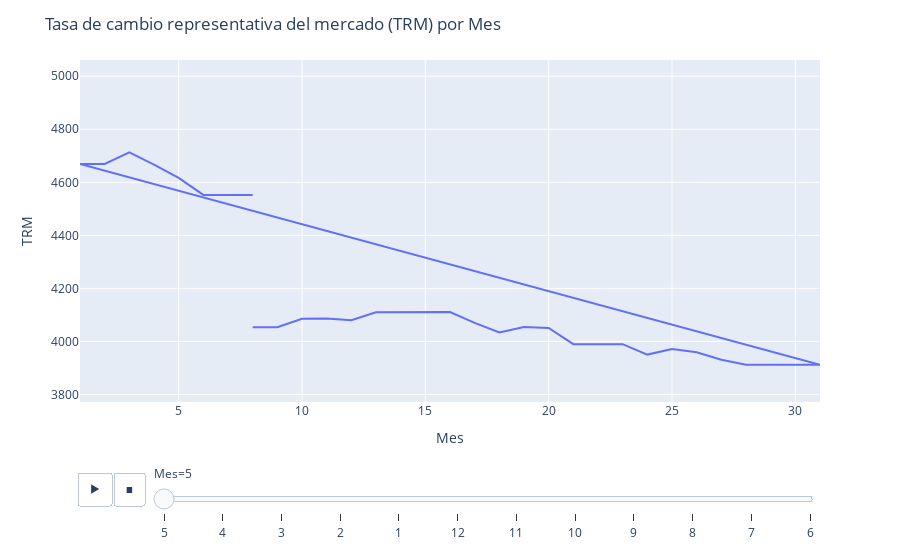

Source (notebook cell):
### Markdown cell above
### 2.4. Animación de los datos

**Prompt ChatGPT**: Con los datos de fecha en la columna 'Fecha (dd/mm/aaaa)' crea tres nuevas columnas, primero, una columna llamada 'Día', con el día del mes; segundo, una columna llamada 'Mes', con el mes del año y tercero, una columna llamada 'Año', con el año. A continuación, crea una animación con Plotly para la columna 'Mes', tomando la columna 'Día' como eje x, la columna 'Tasa de cambio representativa del mercado (TRM)' como eje y. En la animación solo muestra puntos sin interpolar.

### Code cell
import pandas as pd
import plotly.express as px

# Ruta del archivo Excel
archivo_excel = '../data/1.1.16.TCM_Serie historica_ultimos_doce meses.xlsx'

# Lee el archivo Excel y omite las primeras siete filas y las cuatro últimas
df = pd.read_excel(archivo_excel, skiprows=7, skipfooter=4)

# Convierte la columna 'Fecha (dd/mm/aaaa)' al formato de fecha
df['Fecha (dd/mm/aaaa)'] = pd.to_datetime(df['Fecha (dd/mm/aaaa)'], format='%d/%m/%Y')

# Crea las columnas 'Día', 'Mes' y 'Año'
df['Día'] = df['Fecha (dd/mm/aaaa)'].dt.day
df['Mes'] = df['Fecha (dd/mm/aaaa)'].dt.month
df['Año'] = df['Fecha (dd/mm/aaaa)'].dt.year

# Crea la animación
fig = px.line(df, x='Día', y='Tasa de cambio representativa del mercado (TRM)', animation_frame='Mes', range_y=[df['Tasa de cambio representativa del mercado (TRM)'].min(), df['Tasa de cambio representativa del mercado (TRM)'].max()])

# Configura los títulos y etiquetas de los ejes
fig.update_layout(title='Tasa de cambio representativa del mercado (TRM) por Mes', xaxis_title='Mes', yaxis_title='TRM')

# Muestra la animación
fig.show()

### Figure 1 — Plotly figure (JSON) as saved in the notebook; plotly's stock layout.template omitted (floating-point values rounded to 4 significant figures)
{"data": [{"hovertemplate": "Mes=5<br>Día=%{x}<br>Tasa de cambio representativa del mercado (TRM)=%{y}<extra></extra>", "legendgroup": "", "line": {"color": "#636efa", "dash": "solid"}, "marker": {"symbol": "circle"}, "mode": "lines", "name": "", "orientation": "v", "showlegend": false, "type": "scatter", "x": [8, 7, 6, 5, 4, 3, 2, 1, 31, 30, 29, 28, 27, 26, 25, 24, 23, 22, 21, 20, 19, 18, 17, 16, 15, 14, 13, 12, 11, 10, 9, 8], "xaxis": "x", "y": [4553.0, 4553.0, 4553.0, 4617.0, 4667.0, 4713.0, 4669, 4669, 3912.0, 3912.0, 3912.0, 3912.0, 3931.0, 3959.0, 3971.0, 3950.0, 3990.0, 3990.0, 3990.0, 4051.0, 4055.0, 4034.0, 4070.0, 4111.0, 4111.0, 4111.0, 4110.0, 4080.0, 4087.0, 4086.0, 4054.0, 4054.0], "yaxis": "y"}], "layout": {"legend": {"tracegroupgap": 0}, "margin": {"t": 60}, "sliders": [{"active": 0, "currentvalue": {"prefix": "Mes="}, "len": 0.9, "pad": {"b": 10, "t": 60}, "steps": [{"args": [["5"], {"frame": {"duration": 0, "redraw": false}, "fromcurrent": true, "mode": "immediate", "transition": {"duration": 0, "easing": "linear"}}], "label": "5", "method": "animate"}, {"args": [["4"], {"frame": {"duration": 0, "redraw": false}, "fromcurrent": true, "mode": "immediate", "transition": {"duration": 0, "easing": "linear"}}], "label": "4", "method": "animate"}, {"args": [["3"], {"frame": {"duration": 0, "redraw": false}, "fromcurrent": true, "mode": "immediate", "transition": {"duration": 0, "easing": "linear"}}], "label": "3", "method": "animate"}, {"args": [["2"], {"frame": {"duration": 0, "redraw": false}, "fromcurrent": true, "mode": "immediate", "transition": {"duration": 0, "easing": "linear"}}], "label": "2", "method": "animate"}, {"args": [["1"], {"frame": {"duration": 0, "redraw": false}, "fromcurrent": true, "mode": "immediate", "transition": {"duration": 0, "easing": "linear"}}], "label": "1", "method": "animate"}, {"args": [["12"], {"frame": {"duration": 0, "redraw": false}, "fromcurrent": true, "mode": "immediate", "transition": {"duration": 0, "easing": "linear"}}], "label": "12", "method": "animate"}, {"args": [["11"], {"frame": {"duration": 0, "redraw": false}, "fromcurrent": true, "mode": "immediate", "transition": {"duration": 0, "easing": "linear"}}], "label": "11", "method": "animate"}, {"args": [["10"], {"frame": {"duration": 0, "redraw": false}, "fromcurrent": true, "mode": "immediate", "transition": {"duration": 0, "easing": "linear"}}], "label": "10", "method": "animate"}, {"args": [["9"], {"frame": {"duration": 0, "redraw": false}, "fromcurrent": true, "mode": "immediate", "transition": {"duration": 0, "easing": "linear"}}], "label": "9", "method": "animate"}, {"args": [["8"], {"frame": {"duration": 0, "redraw": false}, "fromcurrent": true, "mode": "immediate", "transition": {"duration": 0, "easing": "linear"}}], "label": "8", "method": "animate"}, {"args": [["7"], {"frame": {"duration": 0, "redraw": false}, "fromcurrent": true, "mode": "immediate", "transition": {"duration": 0, "easing": "linear"}}], "label": "7", "method": "animate"}, {"args": [["6"], {"frame": {"duration": 0, "redraw": false}, "fromcurrent": true, "mode": "immediate", "transition": {"duration": 0, "easing": "linear"}}], "label": "6", "method": "animate"}], "x": 0.1, "xanchor": "left", "y": 0, "yanchor": "top"}], "title": {"text": "Tasa de cambio representativa del mercado (TRM) por Mes"}, "updatemenus": [{"buttons": [{"args": [null, {"frame": {"duration": 500, "redraw": false}, "fromcurrent": true, "mode": "immediate", "transition": {"duration": 500, "easing": "linear"}}], "label": "&#9654;", "method": "animate"}, {"args": [[null], {"frame": {"duration": 0, "redraw": false}, "fromcurrent": true, "mode": "immediate", "transition": {"duration": 0, "easing": "linear"}}], "label": "&#9724;", "method": "animate"}], "direction": "left", "pad": {"r": 10, "t": 70}, "showactive": false, "type": "buttons", "x": 0.1, "xanchor": "right", "y": 0, "yanchor": "top"}], "xaxis": {"anchor": "y", "domain": [0, 1], "title": {"text": "Mes"}}, "yaxis": {"anchor": "x", "domain": [0, 1], "range": [3772.0, 5061.0], "title": {"text": "TRM"}}}}
